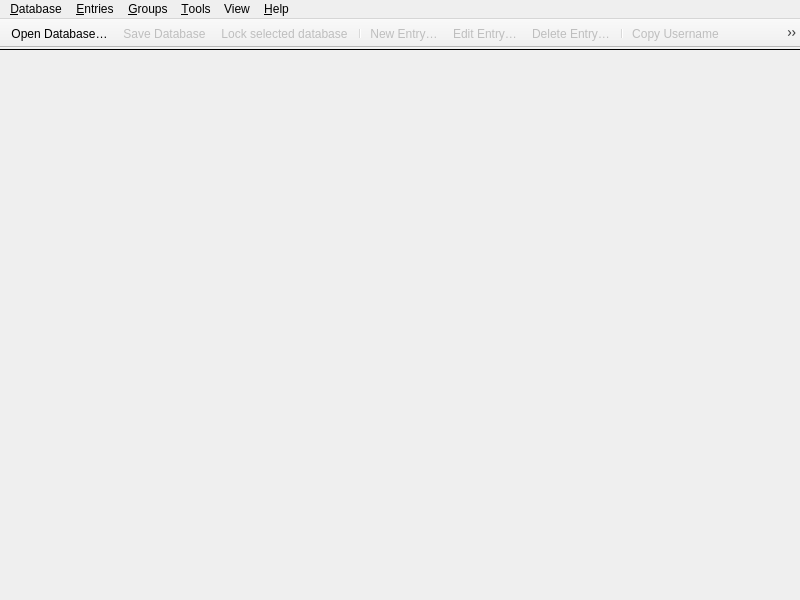
<?xml version="1.0" encoding="UTF-8"?>
<ui version="4.0">
 <class>MainWindow</class>
 <widget class="QMainWindow" name="MainWindow">
  <property name="enabled">
   <bool>true</bool>
  </property>
  <property name="geometry">
   <rect>
    <x>0</x>
    <y>0</y>
    <width>800</width>
    <height>600</height>
   </rect>
  </property>
  <property name="minimumSize">
   <size>
    <width>800</width>
    <height>400</height>
   </size>
  </property>
  <property name="windowTitle">
   <string notr="true">KeePassXC</string>
  </property>
  <widget class="QWidget" name="centralwidget">
   <property name="enabled">
    <bool>true</bool>
   </property>
   <layout class="QVBoxLayout" name="verticalLayout">
    <property name="spacing">
     <number>0</number>
    </property>
    <property name="leftMargin">
     <number>0</number>
    </property>
    <property name="topMargin">
     <number>0</number>
    </property>
    <property name="rightMargin">
     <number>0</number>
    </property>
    <property name="bottomMargin">
     <number>0</number>
    </property>
    <item>
     <widget class="MessageWidget" name="globalMessageWidget" native="true">
      <property name="sizePolicy">
       <sizepolicy hsizetype="Preferred" vsizetype="Preferred">
        <horstretch>0</horstretch>
        <verstretch>0</verstretch>
       </sizepolicy>
      </property>
     </widget>
    </item>
    <item>
     <widget class="Line" name="toolbarSeparator">
      <property name="frameShadow">
       <enum>QFrame::Plain</enum>
      </property>
      <property name="orientation">
       <enum>Qt::Horizontal</enum>
      </property>
     </widget>
    </item>
    <item>
     <widget class="QStackedWidget" name="stackedWidget">
      <property name="sizePolicy">
       <sizepolicy hsizetype="Preferred" vsizetype="Preferred">
        <horstretch>0</horstretch>
        <verstretch>0</verstretch>
       </sizepolicy>
      </property>
      <property name="currentIndex">
       <number>2</number>
      </property>
      <widget class="QWidget" name="pageDatabase">
       <layout class="QVBoxLayout" name="verticalLayout_2">
        <property name="leftMargin">
         <number>0</number>
        </property>
        <property name="topMargin">
         <number>0</number>
        </property>
        <property name="rightMargin">
         <number>0</number>
        </property>
        <property name="bottomMargin">
         <number>0</number>
        </property>
        <item>
         <widget class="DatabaseTabWidget" name="tabWidget">
          <property name="currentIndex">
           <number>-1</number>
          </property>
          <property name="tabsClosable">
           <bool>true</bool>
          </property>
          <property name="movable">
           <bool>true</bool>
          </property>
         </widget>
        </item>
       </layout>
      </widget>
      <widget class="QWidget" name="pageSettings">
       <layout class="QVBoxLayout" name="verticalLayout_3">
        <property name="leftMargin">
         <number>0</number>
        </property>
        <property name="topMargin">
         <number>0</number>
        </property>
        <property name="rightMargin">
         <number>0</number>
        </property>
        <property name="bottomMargin">
         <number>0</number>
        </property>
        <item>
         <widget class="ApplicationSettingsWidget" name="settingsWidget" native="true"/>
        </item>
       </layout>
      </widget>
      <widget class="QWidget" name="pageWelcome">
       <layout class="QVBoxLayout" name="verticalLayout_5">
        <item>
         <layout class="QHBoxLayout" name="horizontalLayout">
          <item>
           <spacer name="horizontalSpacer">
            <property name="orientation">
             <enum>Qt::Horizontal</enum>
            </property>
            <property name="sizeType">
             <enum>QSizePolicy::MinimumExpanding</enum>
            </property>
            <property name="sizeHint" stdset="0">
             <size>
              <width>50</width>
              <height>20</height>
             </size>
            </property>
           </spacer>
          </item>
          <item>
           <widget class="WelcomeWidget" name="welcomeWidget" native="true"/>
          </item>
          <item>
           <spacer name="horizontalSpacer_2">
            <property name="orientation">
             <enum>Qt::Horizontal</enum>
            </property>
            <property name="sizeType">
             <enum>QSizePolicy::MinimumExpanding</enum>
            </property>
            <property name="sizeHint" stdset="0">
             <size>
              <width>50</width>
              <height>20</height>
             </size>
            </property>
           </spacer>
          </item>
         </layout>
        </item>
       </layout>
      </widget>
      <widget class="QWidget" name="pagePasswordGenerator">
       <layout class="QVBoxLayout" name="verticalLayout_6">
        <property name="leftMargin">
         <number>60</number>
        </property>
        <property name="topMargin">
         <number>30</number>
        </property>
        <property name="rightMargin">
         <number>60</number>
        </property>
        <item>
         <spacer name="verticalSpacer_2">
          <property name="orientation">
           <enum>Qt::Vertical</enum>
          </property>
          <property name="sizeHint" stdset="0">
           <size>
            <width>20</width>
            <height>40</height>
           </size>
          </property>
         </spacer>
        </item>
        <item>
         <widget class="PasswordGeneratorWidget" name="passwordGeneratorWidget" native="true"/>
        </item>
        <item>
         <spacer name="verticalSpacer">
          <property name="orientation">
           <enum>Qt::Vertical</enum>
          </property>
          <property name="sizeHint" stdset="0">
           <size>
            <width>20</width>
            <height>40</height>
           </size>
          </property>
         </spacer>
        </item>
       </layout>
      </widget>
     </widget>
    </item>
   </layout>
  </widget>
  <widget class="QMenuBar" name="menubar">
   <property name="geometry">
    <rect>
     <x>0</x>
     <y>0</y>
     <width>800</width>
     <height>22</height>
    </rect>
   </property>
   <property name="contextMenuPolicy">
    <enum>Qt::PreventContextMenu</enum>
   </property>
   <widget class="QMenu" name="menuFile">
    <property name="title">
     <string>&amp;Database</string>
    </property>
    <widget class="QMenu" name="menuRecentDatabases">
     <property name="title">
      <string>&amp;Recent Databases</string>
     </property>
    </widget>
    <widget class="QMenu" name="menuImport">
     <property name="title">
      <string>&amp;Import</string>
     </property>
     <addaction name="actionImportCsv"/>
     <addaction name="actionImportOpVault"/>
     <addaction name="actionImportKeePass1"/>
    </widget>
    <widget class="QMenu" name="menuExport">
     <property name="title">
      <string>&amp;Export</string>
     </property>
     <addaction name="actionExportCsv"/>
     <addaction name="actionExportHtml"/>
    </widget>
    <addaction name="actionDatabaseNew"/>
    <addaction name="actionDatabaseOpen"/>
    <addaction name="menuRecentDatabases"/>
    <addaction name="actionDatabaseSave"/>
    <addaction name="actionDatabaseSaveAs"/>
    <addaction name="actionDatabaseSaveBackup"/>
    <addaction name="actionDatabaseClose"/>
    <addaction name="separator"/>
    <addaction name="actionReports"/>
    <addaction name="actionDatabaseSettings"/>
    <addaction name="actionDatabaseSecurity"/>
    <addaction name="separator"/>
    <addaction name="actionDatabaseMerge"/>
    <addaction name="menuImport"/>
    <addaction name="menuExport"/>
    <addaction name="separator"/>
    <addaction name="actionQuit"/>
   </widget>
   <widget class="QMenu" name="menuHelp">
    <property name="title">
     <string>&amp;Help</string>
    </property>
    <addaction name="separator"/>
    <addaction name="actionGettingStarted"/>
    <addaction name="actionUserGuide"/>
    <addaction name="actionKeyboardShortcuts"/>
    <addaction name="actionOnlineHelp"/>
    <addaction name="separator"/>
    <addaction name="actionCheckForUpdates"/>
    <addaction name="actionDonate"/>
    <addaction name="actionBugReport"/>
    <addaction name="actionAbout"/>
   </widget>
   <widget class="QMenu" name="menuEntries">
    <property name="title">
     <string>&amp;Entries</string>
    </property>
    <widget class="QMenu" name="menuEntryCopyAttribute">
     <property name="enabled">
      <bool>false</bool>
     </property>
     <property name="toolTip">
      <string/>
     </property>
     <property name="title">
      <string>Copy Att&amp;ribute</string>
     </property>
     <addaction name="actionEntryCopyTitle"/>
     <addaction name="actionEntryCopyURL"/>
     <addaction name="actionEntryCopyNotes"/>
     <addaction name="separator"/>
    </widget>
    <widget class="QMenu" name="menuEntryTotp">
     <property name="enabled">
      <bool>false</bool>
     </property>
     <property name="title">
      <string>TOTP</string>
     </property>
     <addaction name="actionEntryCopyTotp"/>
     <addaction name="actionEntryTotp"/>
     <addaction name="actionEntryTotpQRCode"/>
     <addaction name="actionEntrySetupTotp"/>
    </widget>
    <addaction name="actionEntryNew"/>
    <addaction name="actionEntryEdit"/>
    <addaction name="actionEntryClone"/>
    <addaction name="actionEntryDelete"/>
    <addaction name="separator"/>
    <addaction name="actionEntryMoveUp"/>
    <addaction name="actionEntryMoveDown"/>
    <addaction name="separator"/>
    <addaction name="actionEntryCopyUsername"/>
    <addaction name="actionEntryCopyPassword"/>
    <addaction name="menuEntryCopyAttribute"/>
    <addaction name="menuEntryTotp"/>
    <addaction name="separator"/>
    <addaction name="actionEntryAutoType"/>
    <addaction name="separator"/>
    <addaction name="actionEntryOpenUrl"/>
    <addaction name="actionEntryDownloadIcon"/>
    <addaction name="separator"/>
    <addaction name="actionEntryAddToAgent"/>
    <addaction name="actionEntryRemoveFromAgent"/>
   </widget>
   <widget class="QMenu" name="menuGroups">
    <property name="title">
     <string>&amp;Groups</string>
    </property>
    <addaction name="actionGroupNew"/>
    <addaction name="actionGroupEdit"/>
    <addaction name="actionGroupDelete"/>
    <addaction name="actionGroupEmptyRecycleBin"/>
    <addaction name="separator"/>
    <addaction name="actionGroupDownloadFavicons"/>
    <addaction name="separator"/>
    <addaction name="actionGroupSortAsc"/>
    <addaction name="actionGroupSortDesc"/>
   </widget>
   <widget class="QMenu" name="menuTools">
    <property name="title">
     <string>&amp;Tools</string>
    </property>
    <addaction name="actionLockDatabases"/>
    <addaction name="actionPasswordGenerator"/>
    <addaction name="actionSettings"/>
   </widget>
   <widget class="QMenu" name="menuView">
    <property name="title">
     <string>View</string>
    </property>
    <widget class="QMenu" name="menuTheme">
     <property name="title">
      <string>Theme</string>
     </property>
     <addaction name="actionThemeAuto"/>
     <addaction name="actionThemeLight"/>
     <addaction name="actionThemeDark"/>
     <addaction name="actionThemeClassic"/>
    </widget>
    <addaction name="menuTheme"/>
    <addaction name="actionCompactMode"/>
    <addaction name="actionAlwaysOnTop"/>
    <addaction name="actionShowGroupsPanel"/>
    <addaction name="actionShowPreviewPanel"/>
    <addaction name="actionShowToolbar"/>
    <addaction name="actionHideUsernames"/>
    <addaction name="actionHidePasswords"/>
   </widget>
   <addaction name="menuFile"/>
   <addaction name="menuEntries"/>
   <addaction name="menuGroups"/>
   <addaction name="menuTools"/>
   <addaction name="menuView"/>
   <addaction name="menuHelp"/>
  </widget>
  <widget class="KPToolBar" name="toolBar">
   <property name="contextMenuPolicy">
    <enum>Qt::PreventContextMenu</enum>
   </property>
   <property name="movable">
    <bool>false</bool>
   </property>
   <property name="iconSize">
    <size>
     <width>26</width>
     <height>26</height>
    </size>
   </property>
   <attribute name="toolBarArea">
    <enum>TopToolBarArea</enum>
   </attribute>
   <attribute name="toolBarBreak">
    <bool>false</bool>
   </attribute>
   <addaction name="actionDatabaseOpen"/>
   <addaction name="actionDatabaseSave"/>
   <addaction name="actionLockDatabase"/>
   <addaction name="separator"/>
   <addaction name="actionEntryNew"/>
   <addaction name="actionEntryEdit"/>
   <addaction name="actionEntryDelete"/>
   <addaction name="separator"/>
   <addaction name="actionEntryCopyUsername"/>
   <addaction name="actionEntryCopyPassword"/>
   <addaction name="actionEntryCopyURL"/>
   <addaction name="actionEntryAutoType"/>
   <addaction name="separator"/>
   <addaction name="actionLockDatabases"/>
   <addaction name="separator"/>
   <addaction name="actionPasswordGenerator"/>
   <addaction name="actionSettings"/>
   <addaction name="separator"/>
  </widget>
  <action name="actionQuit">
   <property name="text">
    <string>&amp;Quit</string>
   </property>
   <property name="menuRole">
    <enum>QAction::QuitRole</enum>
   </property>
  </action>
  <action name="actionAbout">
   <property name="text">
    <string>&amp;About</string>
   </property>
   <property name="menuRole">
    <enum>QAction::AboutRole</enum>
   </property>
  </action>
  <action name="actionCheckForUpdates">
   <property name="text">
    <string>&amp;Check for Updates</string>
   </property>
   <property name="menuRole">
    <enum>QAction::ApplicationSpecificRole</enum>
   </property>
  </action>
  <action name="actionDatabaseOpen">
   <property name="text">
    <string>&amp;Open Database…</string>
   </property>
  </action>
  <action name="actionDatabaseSave">
   <property name="enabled">
    <bool>false</bool>
   </property>
   <property name="text">
    <string>&amp;Save Database</string>
   </property>
  </action>
  <action name="actionDatabaseClose">
   <property name="enabled">
    <bool>false</bool>
   </property>
   <property name="text">
    <string>&amp;Close Database</string>
   </property>
  </action>
  <action name="actionDatabaseNew">
   <property name="text">
    <string>&amp;New Database…</string>
   </property>
   <property name="toolTip">
    <string>Create a new database</string>
   </property>
  </action>
  <action name="actionDatabaseMerge">
   <property name="text">
    <string>&amp;Merge From Database…</string>
   </property>
   <property name="toolTip">
    <string>Merge from another KDBX database</string>
   </property>
  </action>
  <action name="actionEntryNew">
   <property name="enabled">
    <bool>false</bool>
   </property>
   <property name="text">
    <string>&amp;New Entry…</string>
   </property>
   <property name="toolTip">
    <string>Add a new entry</string>
   </property>
  </action>
  <action name="actionEntryEdit">
   <property name="enabled">
    <bool>false</bool>
   </property>
   <property name="text">
    <string>&amp;Edit Entry…</string>
   </property>
   <property name="toolTip">
    <string>View or edit entry</string>
   </property>
  </action>
  <action name="actionEntryDelete">
   <property name="enabled">
    <bool>false</bool>
   </property>
   <property name="text">
    <string>&amp;Delete Entry…</string>
   </property>
  </action>
  <action name="actionGroupNew">
   <property name="enabled">
    <bool>false</bool>
   </property>
   <property name="text">
    <string>&amp;New Group…</string>
   </property>
   <property name="toolTip">
    <string>Add a new group</string>
   </property>
  </action>
  <action name="actionGroupEdit">
   <property name="enabled">
    <bool>false</bool>
   </property>
   <property name="text">
    <string>&amp;Edit Group…</string>
   </property>
  </action>
  <action name="actionGroupDelete">
   <property name="enabled">
    <bool>false</bool>
   </property>
   <property name="text">
    <string>&amp;Delete Group…</string>
   </property>
  </action>
  <action name="actionGroupDownloadFavicons">
   <property name="enabled">
    <bool>false</bool>
   </property>
   <property name="text">
    <string>Download All &amp;Favicons…</string>
   </property>
  </action>
  <action name="actionGroupSortAsc">
   <property name="enabled">
    <bool>false</bool>
   </property>
   <property name="text">
    <string>Sort &amp;A-Z</string>
   </property>
  </action>
  <action name="actionGroupSortDesc">
   <property name="enabled">
    <bool>false</bool>
   </property>
   <property name="text">
    <string>Sort &amp;Z-A</string>
   </property>
  </action>
  <action name="actionDatabaseSaveAs">
   <property name="enabled">
    <bool>false</bool>
   </property>
   <property name="text">
    <string>Sa&amp;ve Database As…</string>
   </property>
  </action>
  <action name="actionDatabaseSecurity">
   <property name="enabled">
    <bool>false</bool>
   </property>
   <property name="text">
    <string>Database &amp;Security…</string>
   </property>
  </action>
  <action name="actionReports">
   <property name="enabled">
    <bool>false</bool>
   </property>
   <property name="text">
    <string>Database &amp;Reports…</string>
   </property>
   <property name="toolTip">
    <string>Statistics, health check, etc.</string>
   </property>
   <property name="menuRole">
    <enum>QAction::NoRole</enum>
   </property>
  </action>
  <action name="actionDatabaseSettings">
   <property name="enabled">
    <bool>false</bool>
   </property>
   <property name="text">
    <string>&amp;Database Settings…</string>
   </property>
   <property name="toolTip">
    <string>Database settings</string>
   </property>
   <property name="menuRole">
    <enum>QAction::NoRole</enum>
   </property>
  </action>
  <action name="actionEntryClone">
   <property name="enabled">
    <bool>false</bool>
   </property>
   <property name="text">
    <string>&amp;Clone Entry…</string>
   </property>
  </action>
  <action name="actionEntryMoveUp">
   <property name="enabled">
    <bool>false</bool>
   </property>
   <property name="text">
    <string>Move u&amp;p</string>
   </property>
   <property name="toolTip">
    <string>Move entry one step up</string>
   </property>
  </action>
  <action name="actionEntryMoveDown">
   <property name="enabled">
    <bool>false</bool>
   </property>
   <property name="text">
    <string>Move do&amp;wn</string>
   </property>
   <property name="toolTip">
    <string>Move entry one step down</string>
   </property>
  </action>
  <action name="actionEntryCopyUsername">
   <property name="enabled">
    <bool>false</bool>
   </property>
   <property name="text">
    <string>Copy &amp;Username</string>
   </property>
   <property name="toolTip">
    <string>Copy username to clipboard</string>
   </property>
  </action>
  <action name="actionEntryCopyPassword">
   <property name="enabled">
    <bool>false</bool>
   </property>
   <property name="text">
    <string>Copy &amp;Password</string>
   </property>
   <property name="toolTip">
    <string>Copy password to clipboard</string>
   </property>
  </action>
  <action name="actionSettings">
   <property name="checkable">
    <bool>true</bool>
   </property>
   <property name="text">
    <string>&amp;Settings</string>
   </property>
   <property name="menuRole">
    <enum>QAction::PreferencesRole</enum>
   </property>
  </action>
  <action name="actionPasswordGenerator">
   <property name="checkable">
    <bool>true</bool>
   </property>
   <property name="text">
    <string>&amp;Password Generator</string>
   </property>
  </action>
  <action name="actionEntryAutoType">
   <property name="enabled">
    <bool>false</bool>
   </property>
   <property name="text">
    <string>Perform &amp;Auto-Type</string>
   </property>
  </action>
  <action name="actionEntryAutoTypeUsername">
   <property name="enabled">
    <bool>false</bool>
   </property>
   <property name="text">
    <string notr="true">{USERNAME}</string>
   </property>
   <property name="iconText">
    <string notr="true">{USERNAME}</string>
   </property>
   <property name="toolTip">
    <string notr="true">{USERNAME}</string>
   </property>
  </action>
  <action name="actionEntryAutoTypeUsernameEnter">
   <property name="enabled">
    <bool>false</bool>
   </property>
   <property name="text">
    <string notr="true">{USERNAME}{ENTER}</string>
   </property>
   <property name="iconText">
    <string notr="true">{USERNAME}{ENTER}</string>
   </property>
   <property name="toolTip">
    <string notr="true">{USERNAME}{ENTER}</string>
   </property>
  </action>
  <action name="actionEntryAutoTypePassword">
   <property name="enabled">
    <bool>false</bool>
   </property>
   <property name="text">
    <string notr="true">{PASSWORD}</string>
   </property>
   <property name="iconText">
    <string notr="true">{PASSWORD}</string>
   </property>
   <property name="toolTip">
    <string notr="true">{PASSWORD}</string>
   </property>
  </action>
  <action name="actionEntryAutoTypePasswordEnter">
   <property name="enabled">
    <bool>false</bool>
   </property>
   <property name="text">
    <string notr="true">{PASSWORD}{ENTER}</string>
   </property>
   <property name="iconText">
    <string notr="true">{PASSWORD}{ENTER}</string>
   </property>
   <property name="toolTip">
    <string notr="true">{PASSWORD}{ENTER}</string>
   </property>
  </action>
  <action name="actionEntryDownloadIcon">
   <property name="text">
    <string>Download &amp;Favicon</string>
   </property>
  </action>
  <action name="actionEntryOpenUrl">
   <property name="enabled">
    <bool>false</bool>
   </property>
   <property name="text">
    <string>Open &amp;URL</string>
   </property>
  </action>
  <action name="actionLockDatabase">
   <property name="enabled">
    <bool>false</bool>
   </property>
   <property name="text">
    <string>&amp;Lock selected database</string>
   </property>
  </action>
  <action name="actionLockDatabases">
   <property name="enabled">
    <bool>false</bool>
   </property>
   <property name="text">
    <string>&amp;Lock Databases</string>
   </property>
  </action>
  <action name="actionEntryCopyTitle">
   <property name="enabled">
    <bool>false</bool>
   </property>
   <property name="text">
    <string>&amp;Title</string>
   </property>
   <property name="toolTip">
    <string>Copy title to clipboard</string>
   </property>
  </action>
  <action name="actionEntryCopyURL">
   <property name="enabled">
    <bool>false</bool>
   </property>
   <property name="text">
    <string>&amp;URL</string>
   </property>
   <property name="toolTip">
    <string>Copy URL to clipboard</string>
   </property>
  </action>
  <action name="actionEntryCopyNotes">
   <property name="enabled">
    <bool>false</bool>
   </property>
   <property name="text">
    <string>&amp;Notes</string>
   </property>
   <property name="toolTip">
    <string>Copy notes to clipboard</string>
   </property>
  </action>
  <action name="actionExportCsv">
   <property name="enabled">
    <bool>false</bool>
   </property>
   <property name="text">
    <string>&amp;CSV File…</string>
   </property>
  </action>
  <action name="actionExportHtml">
   <property name="enabled">
    <bool>false</bool>
   </property>
   <property name="text">
    <string>&amp;HTML File…</string>
   </property>
  </action>
  <action name="actionImportKeePass1">
   <property name="text">
    <string>KeePass 1 Database…</string>
   </property>
   <property name="toolTip">
    <string>Import a KeePass 1 database</string>
   </property>
  </action>
  <action name="actionImportOpVault">
   <property name="text">
    <string>1Password Vault…</string>
   </property>
   <property name="toolTip">
    <string>Import a 1Password Vault</string>
   </property>
  </action>
  <action name="actionImportCsv">
   <property name="text">
    <string>CSV File…</string>
   </property>
   <property name="toolTip">
    <string>Import a CSV file</string>
   </property>
  </action>
  <action name="actionEntryTotp">
   <property name="text">
    <string>Show TOTP</string>
   </property>
  </action>
  <action name="actionEntryTotpQRCode">
   <property name="text">
    <string>Show QR Code</string>
   </property>
  </action>
  <action name="actionEntrySetupTotp">
   <property name="text">
    <string>Set up TOTP…</string>
   </property>
  </action>
  <action name="actionEntryCopyTotp">
   <property name="text">
    <string>Copy &amp;TOTP</string>
   </property>
  </action>
  <action name="actionGroupEmptyRecycleBin">
   <property name="text">
    <string>E&amp;mpty recycle bin</string>
   </property>
   <property name="visible">
    <bool>false</bool>
   </property>
  </action>
  <action name="actionDonate">
   <property name="text">
    <string>&amp;Donate</string>
   </property>
  </action>
  <action name="actionBugReport">
   <property name="text">
    <string>Report a &amp;Bug</string>
   </property>
  </action>
  <action name="actionGettingStarted">
   <property name="text">
    <string>&amp;Getting Started</string>
   </property>
   <property name="toolTip">
    <string>Open Getting Started Guide</string>
   </property>
  </action>
  <action name="actionOnlineHelp">
   <property name="text">
    <string>&amp;Online Help</string>
   </property>
   <property name="toolTip">
    <string>Go to online documentation</string>
   </property>
  </action>
  <action name="actionUserGuide">
   <property name="text">
    <string>&amp;User Guide</string>
   </property>
   <property name="toolTip">
    <string>Open User Guide</string>
   </property>
  </action>
  <action name="actionKeyboardShortcuts">
   <property name="text">
    <string>&amp;Keyboard Shortcuts</string>
   </property>
   <property name="shortcut">
    <string notr="true">Ctrl+/</string>
   </property>
  </action>
  <action name="actionDatabaseSaveBackup">
   <property name="enabled">
    <bool>false</bool>
   </property>
   <property name="text">
    <string>Save Database Backup…</string>
   </property>
  </action>
  <action name="actionEntryAddToAgent">
   <property name="text">
    <string>Add key to SSH Agent</string>
   </property>
  </action>
  <action name="actionEntryRemoveFromAgent">
   <property name="text">
    <string>Remove key from SSH Agent</string>
   </property>
  </action>
  <action name="actionCompactMode">
   <property name="checkable">
    <bool>true</bool>
   </property>
   <property name="text">
    <string>Compact Mode</string>
   </property>
  </action>
  <action name="actionThemeAuto">
   <property name="checkable">
    <bool>true</bool>
   </property>
   <property name="checked">
    <bool>true</bool>
   </property>
   <property name="text">
    <string>Automatic</string>
   </property>
  </action>
  <action name="actionThemeLight">
   <property name="checkable">
    <bool>true</bool>
   </property>
   <property name="text">
    <string>Light</string>
   </property>
  </action>
  <action name="actionThemeDark">
   <property name="checkable">
    <bool>true</bool>
   </property>
   <property name="text">
    <string>Dark</string>
   </property>
  </action>
  <action name="actionThemeClassic">
   <property name="checkable">
    <bool>true</bool>
   </property>
   <property name="text">
    <string>Classic (Platform-native)</string>
   </property>
  </action>
  <action name="actionShowToolbar">
   <property name="checkable">
    <bool>true</bool>
   </property>
   <property name="checked">
    <bool>true</bool>
   </property>
   <property name="text">
    <string>Show Toolbar</string>
   </property>
  </action>
  <action name="actionShowGroupsPanel">
   <property name="checkable">
    <bool>true</bool>
   </property>
   <property name="checked">
    <bool>true</bool>
   </property>
   <property name="text">
    <string>Show Groups Panel</string>
   </property>
  </action>
  <action name="actionShowPreviewPanel">
   <property name="checkable">
    <bool>true</bool>
   </property>
   <property name="checked">
    <bool>true</bool>
   </property>
   <property name="text">
    <string>Show Preview Panel</string>
   </property>
  </action>
  <action name="actionAlwaysOnTop">
   <property name="checkable">
    <bool>true</bool>
   </property>
   <property name="text">
    <string>Always on Top</string>
   </property>
   <property name="shortcut">
    <string notr="true">Ctrl+Shift+A</string>
   </property>
  </action>
  <action name="actionHideUsernames">
   <property name="checkable">
    <bool>true</bool>
   </property>
   <property name="text">
    <string>Hide Usernames</string>
   </property>
   <property name="shortcut">
    <string notr="true">Ctrl+Shift+B</string>
   </property>
  </action>
  <action name="actionHidePasswords">
   <property name="checkable">
    <bool>true</bool>
   </property>
   <property name="checked">
    <bool>true</bool>
   </property>
   <property name="text">
    <string>Hide Passwords</string>
   </property>
   <property name="shortcut">
    <string notr="true">Ctrl+Shift+C</string>
   </property>
  </action>
  <action name="actionEntryAutoTypeSequence">
   <property name="text">
    <string notr="true">{USERNAME}{TAB}{PASSWORD}{ENTER}</string>
   </property>
   <property name="iconText">
    <string notr="true">{USERNAME}{TAB}{PASSWORD}{ENTER}</string>
   </property>
   <property name="toolTip">
    <string notr="true">{USERNAME}{TAB}{PASSWORD}{ENTER}</string>
   </property>
  </action>
 </widget>
 <customwidgets>
  <customwidget>
   <class>PasswordGeneratorWidget</class>
   <extends>QWidget</extends>
   <header>gui/PasswordGeneratorWidget.h</header>
   <container>1</container>
  </customwidget>
  <customwidget>
   <class>MessageWidget</class>
   <extends>QWidget</extends>
   <header>gui/MessageWidget.h</header>
   <container>1</container>
  </customwidget>
  <customwidget>
   <class>DatabaseTabWidget</class>
   <extends>QTabWidget</extends>
   <header>gui/DatabaseTabWidget.h</header>
   <container>1</container>
  </customwidget>
  <customwidget>
   <class>ApplicationSettingsWidget</class>
   <extends>QWidget</extends>
   <header>gui/ApplicationSettingsWidget.h</header>
   <container>1</container>
  </customwidget>
  <customwidget>
   <class>WelcomeWidget</class>
   <extends>QWidget</extends>
   <header>gui/WelcomeWidget.h</header>
   <container>1</container>
  </customwidget>
  <customwidget>
   <class>KPToolBar</class>
   <extends>QToolBar</extends>
   <header>gui/widgets/KPToolBar.h</header>
  </customwidget>
 </customwidgets>
 <resources/>
 <connections/>
</ui>
